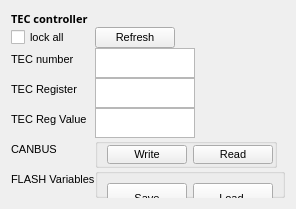
      <widget class="QWidget" name="verticalWidget" native="true">
       <property name="sizePolicy">
        <sizepolicy hsizetype="Fixed" vsizetype="Expanding">
         <horstretch>0</horstretch>
         <verstretch>0</verstretch>
        </sizepolicy>
       </property>
       <layout class="QFormLayout" name="formLayout">
        <property name="sizeConstraint">
         <enum>QLayout::SetNoConstraint</enum>
        </property>
        <property name="fieldGrowthPolicy">
         <enum>QFormLayout::FieldsStayAtSizeHint</enum>
        </property>
        <property name="horizontalSpacing">
         <number>0</number>
        </property>
        <property name="verticalSpacing">
         <number>0</number>
        </property>
        <item row="0" column="0">
         <widget class="QLabel" name="labelTECFrame">
          <property name="sizePolicy">
           <sizepolicy hsizetype="Preferred" vsizetype="Fixed">
            <horstretch>0</horstretch>
            <verstretch>50</verstretch>
           </sizepolicy>
          </property>
          <property name="font">
           <font>
            <family>Menlo</family>
            <pointsize>8</pointsize>
            <bold>true</bold>
           </font>
          </property>
          <property name="text">
           <string>TEC controller</string>
          </property>
         </widget>
        </item>
        <item row="1" column="0">
         <widget class="QCheckBox" name="checkboxTECLockAll">
          <property name="sizePolicy">
           <sizepolicy hsizetype="Minimum" vsizetype="Fixed">
            <horstretch>10</horstretch>
            <verstretch>0</verstretch>
           </sizepolicy>
          </property>
          <property name="maximumSize">
           <size>
            <width>16777215</width>
            <height>30</height>
           </size>
          </property>
          <property name="font">
           <font>
            <family>.AppleSystemUIFont</family>
            <pointsize>8</pointsize>
           </font>
          </property>
          <property name="text">
           <string>lock all</string>
          </property>
         </widget>
        </item>
        <item row="3" column="0">
         <widget class="QLabel" name="labelTECFrame_2">
          <property name="sizePolicy">
           <sizepolicy hsizetype="Preferred" vsizetype="Fixed">
            <horstretch>0</horstretch>
            <verstretch>0</verstretch>
           </sizepolicy>
          </property>
          <property name="maximumSize">
           <size>
            <width>16777215</width>
            <height>30</height>
           </size>
          </property>
          <property name="baseSize">
           <size>
            <width>0</width>
            <height>30</height>
           </size>
          </property>
          <property name="font">
           <font>
            <family>.AppleSystemUIFont</family>
            <pointsize>8</pointsize>
           </font>
          </property>
          <property name="text">
           <string>TEC number</string>
          </property>
         </widget>
        </item>
        <item row="3" column="1">
         <widget class="QTextEdit" name="textTECNumber">
          <property name="sizePolicy">
           <sizepolicy hsizetype="Fixed" vsizetype="Fixed">
            <horstretch>0</horstretch>
            <verstretch>0</verstretch>
           </sizepolicy>
          </property>
          <property name="maximumSize">
           <size>
            <width>100</width>
            <height>30</height>
           </size>
          </property>
         </widget>
        </item>
        <item row="5" column="0">
         <widget class="QLabel" name="labelTECName">
          <property name="sizePolicy">
           <sizepolicy hsizetype="Preferred" vsizetype="Fixed">
            <horstretch>0</horstretch>
            <verstretch>0</verstretch>
           </sizepolicy>
          </property>
          <property name="maximumSize">
           <size>
            <width>16777215</width>
            <height>30</height>
           </size>
          </property>
          <property name="baseSize">
           <size>
            <width>0</width>
            <height>30</height>
           </size>
          </property>
          <property name="font">
           <font>
            <family>.AppleSystemUIFont</family>
            <pointsize>8</pointsize>
           </font>
          </property>
          <property name="text">
           <string>TEC Register</string>
          </property>
         </widget>
        </item>
        <item row="5" column="1">
         <widget class="QTextEdit" name="textTECName">
          <property name="sizePolicy">
           <sizepolicy hsizetype="Fixed" vsizetype="Fixed">
            <horstretch>0</horstretch>
            <verstretch>0</verstretch>
           </sizepolicy>
          </property>
          <property name="maximumSize">
           <size>
            <width>100</width>
            <height>30</height>
           </size>
          </property>
         </widget>
        </item>
        <item row="7" column="0">
         <widget class="QLabel" name="labelTECValue">
          <property name="sizePolicy">
           <sizepolicy hsizetype="Preferred" vsizetype="Fixed">
            <horstretch>0</horstretch>
            <verstretch>0</verstretch>
           </sizepolicy>
          </property>
          <property name="maximumSize">
           <size>
            <width>16777215</width>
            <height>30</height>
           </size>
          </property>
          <property name="baseSize">
           <size>
            <width>0</width>
            <height>30</height>
           </size>
          </property>
          <property name="font">
           <font>
            <family>.AppleSystemUIFont</family>
            <pointsize>8</pointsize>
           </font>
          </property>
          <property name="text">
           <string>TEC Reg Value </string>
          </property>
         </widget>
        </item>
        <item row="7" column="1">
         <widget class="QTextEdit" name="textTECValue">
          <property name="sizePolicy">
           <sizepolicy hsizetype="Fixed" vsizetype="Fixed">
            <horstretch>0</horstretch>
            <verstretch>0</verstretch>
           </sizepolicy>
          </property>
          <property name="maximumSize">
           <size>
            <width>100</width>
            <height>30</height>
           </size>
          </property>
         </widget>
        </item>
        <item row="8" column="1">
         <widget class="QGroupBox" name="horizontalGroupBox">
          <property name="sizePolicy">
           <sizepolicy hsizetype="Preferred" vsizetype="Fixed">
            <horstretch>0</horstretch>
            <verstretch>0</verstretch>
           </sizepolicy>
          </property>
          <property name="maximumSize">
           <size>
            <width>16777215</width>
            <height>30</height>
           </size>
          </property>
          <layout class="QHBoxLayout" name="horizontalLayout_12" stretch="0,0">
           <property name="sizeConstraint">
            <enum>QLayout::SetMaximumSize</enum>
           </property>
           <property name="topMargin">
            <number>1</number>
           </property>
           <property name="rightMargin">
            <number>1</number>
           </property>
           <property name="bottomMargin">
            <number>1</number>
           </property>
           <item>
            <widget class="QPushButton" name="pushButtonWrite">
             <property name="enabled">
              <bool>true</bool>
             </property>
             <property name="sizePolicy">
              <sizepolicy hsizetype="Minimum" vsizetype="Maximum">
               <horstretch>0</horstretch>
               <verstretch>0</verstretch>
              </sizepolicy>
             </property>
             <property name="maximumSize">
              <size>
               <width>16777215</width>
               <height>30</height>
              </size>
             </property>
             <property name="font">
              <font>
               <family>.AppleSystemUIFont</family>
               <pointsize>8</pointsize>
              </font>
             </property>
             <property name="text">
              <string>Write</string>
             </property>
            </widget>
           </item>
           <item>
            <widget class="QPushButton" name="pushButtonRead">
             <property name="sizePolicy">
              <sizepolicy hsizetype="Minimum" vsizetype="Maximum">
               <horstretch>0</horstretch>
               <verstretch>0</verstretch>
              </sizepolicy>
             </property>
             <property name="maximumSize">
              <size>
               <width>16777215</width>
               <height>30</height>
              </size>
             </property>
             <property name="font">
              <font>
               <family>.AppleSystemUIFont</family>
               <pointsize>8</pointsize>
              </font>
             </property>
             <property name="text">
              <string>Read</string>
             </property>
            </widget>
           </item>
          </layout>
         </widget>
        </item>
        <item row="10" column="0">
         <widget class="QLabel" name="labelFlashButtons">
          <property name="sizePolicy">
           <sizepolicy hsizetype="Preferred" vsizetype="Fixed">
            <horstretch>0</horstretch>
            <verstretch>0</verstretch>
           </sizepolicy>
          </property>
          <property name="maximumSize">
           <size>
            <width>16777215</width>
            <height>30</height>
           </size>
          </property>
          <property name="font">
           <font>
            <family>.AppleSystemUIFont</family>
            <pointsize>8</pointsize>
           </font>
          </property>
          <property name="text">
           <string>FLASH Variables</string>
          </property>
         </widget>
        </item>
        <item row="10" column="1">
         <widget class="QGroupBox" name="horizontalGroupBox_2">
          <property name="sizePolicy">
           <sizepolicy hsizetype="Preferred" vsizetype="Fixed">
            <horstretch>0</horstretch>
            <verstretch>0</verstretch>
           </sizepolicy>
          </property>
          <property name="maximumSize">
           <size>
            <width>16777215</width>
            <height>30</height>
           </size>
          </property>
          <layout class="QHBoxLayout" name="horizontalLayout_13">
           <item>
            <widget class="QPushButton" name="flashSaveButtonRead">
             <property name="sizePolicy">
              <sizepolicy hsizetype="Fixed" vsizetype="Minimum">
               <horstretch>0</horstretch>
               <verstretch>0</verstretch>
              </sizepolicy>
             </property>
             <property name="minimumSize">
              <size>
               <width>0</width>
               <height>30</height>
              </size>
             </property>
             <property name="maximumSize">
              <size>
               <width>16777215</width>
               <height>100</height>
              </size>
             </property>
             <property name="font">
              <font>
               <family>.AppleSystemUIFont</family>
               <pointsize>8</pointsize>
              </font>
             </property>
             <property name="text">
              <string>Save</string>
             </property>
            </widget>
           </item>
           <item>
            <widget class="QPushButton" name="flashLoadButtonRead">
             <property name="sizePolicy">
              <sizepolicy hsizetype="Minimum" vsizetype="Minimum">
               <horstretch>0</horstretch>
               <verstretch>0</verstretch>
              </sizepolicy>
             </property>
             <property name="minimumSize">
              <size>
               <width>0</width>
               <height>30</height>
              </size>
             </property>
             <property name="maximumSize">
              <size>
               <width>16777215</width>
               <height>30</height>
              </size>
             </property>
             <property name="baseSize">
              <size>
               <width>0</width>
               <height>0</height>
              </size>
             </property>
             <property name="font">
              <font>
               <family>.AppleSystemUIFont</family>
               <pointsize>8</pointsize>
              </font>
             </property>
             <property name="text">
              <string>Load </string>
             </property>
            </widget>
           </item>
          </layout>
         </widget>
        </item>
        <item row="1" column="1">
         <widget class="QPushButton" name="buttonRefresh">
          <property name="sizePolicy">
           <sizepolicy hsizetype="Minimum" vsizetype="Minimum">
            <horstretch>10</horstretch>
            <verstretch>0</verstretch>
           </sizepolicy>
          </property>
          <property name="maximumSize">
           <size>
            <width>16777215</width>
            <height>30</height>
           </size>
          </property>
          <property name="font">
           <font>
            <family>.AppleSystemUIFont</family>
            <pointsize>8</pointsize>
           </font>
          </property>
          <property name="layoutDirection">
           <enum>Qt::LeftToRight</enum>
          </property>
          <property name="text">
           <string>Refresh</string>
          </property>
         </widget>
        </item>
        <item row="8" column="0">
         <widget class="QLabel" name="labelFlashButtons_2">
          <property name="sizePolicy">
           <sizepolicy hsizetype="Preferred" vsizetype="Fixed">
            <horstretch>0</horstretch>
            <verstretch>0</verstretch>
           </sizepolicy>
          </property>
          <property name="maximumSize">
           <size>
            <width>16777215</width>
            <height>30</height>
           </size>
          </property>
          <property name="font">
           <font>
            <family>.AppleSystemUIFont</family>
            <pointsize>8</pointsize>
           </font>
          </property>
          <property name="text">
           <string>CANBUS </string>
          </property>
         </widget>
        </item>
       </layout>
      </widget>
